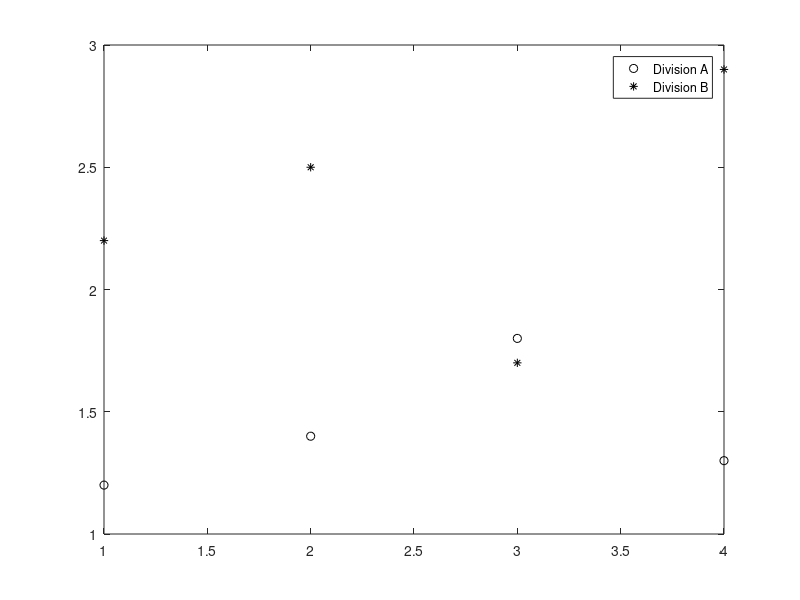

Reproduce this figure in MATLAB.
%Practice 3.8

x = load('salesfigs.dat')

x1=x(1,:)
x2=x(2,:)
plot(x1,'ko');
hold on
plot(x2,'k*');
hold off
legend('Division A','Division B');